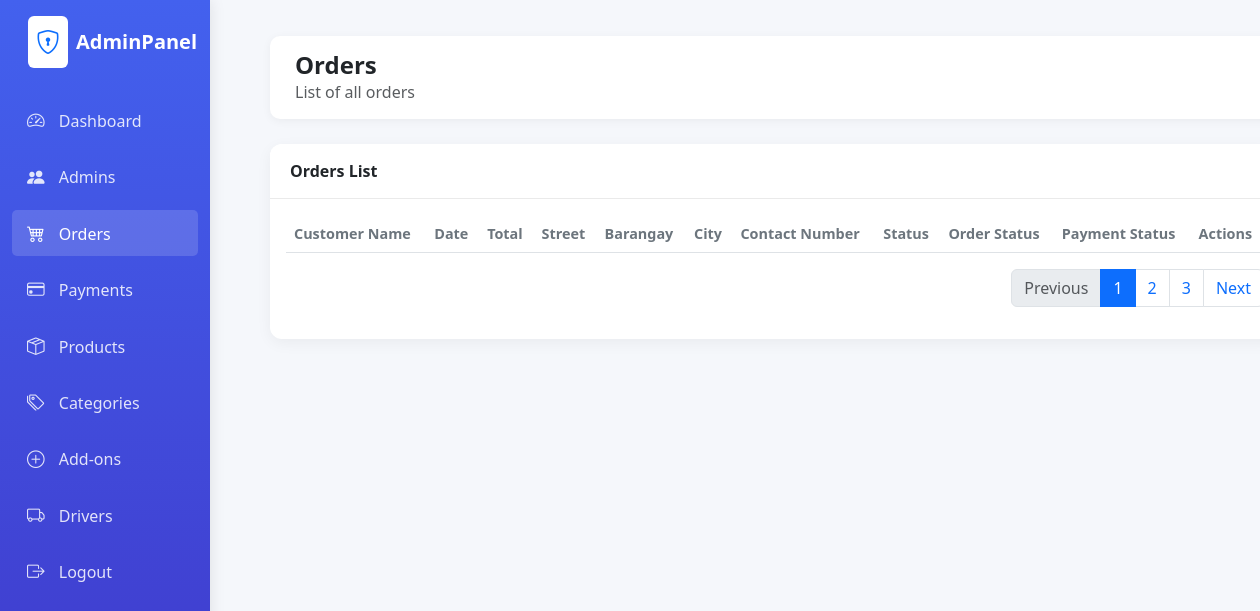
Before: /admin/orders.php (signed in) with the older database file.
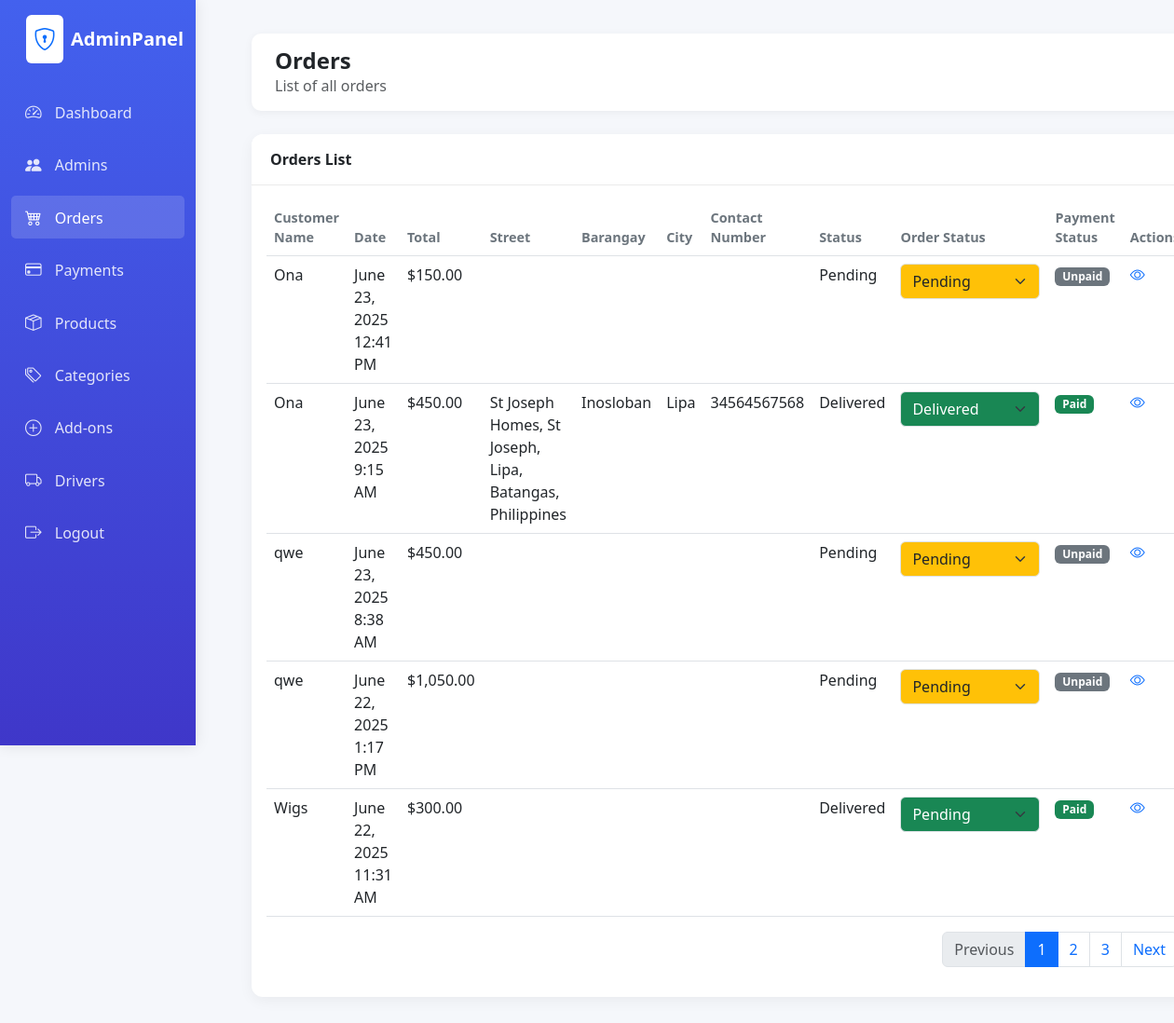
After: the same page with the newer database file.
### tables this page shows
CREATE TABLE `payment` (
  `Payment_ID` int(11) NOT NULL,
  `Payment_Date` datetime NOT NULL DEFAULT current_timestamp(),
  `Payment_Method` varchar(50) NOT NULL,
  `Payment_Amount` decimal(10,2) NOT NULL,
  `Order_ID` int(11) NOT NULL,
  `Admin_ID` int(11) NOT NULL,
  `payment_status` enum('Unpaid','Paid') NOT NULL DEFAULT 'Unpaid'
);

CREATE TABLE `orders` (
  `Order_ID` int(11) NOT NULL,
  `Order_Date` datetime NOT NULL DEFAULT current_timestamp(),
  `Order_Amount` decimal(10,2) NOT NULL,
  `Customer_ID` int(11) NOT NULL,
  `Street` varchar(255) DEFAULT NULL,
  `Barangay` varchar(100) DEFAULT NULL,
  `City` varchar(100) DEFAULT NULL,
  `Contact_Number` varchar(30) DEFAULT NULL,
  `order_status` enum('Pending','Processing','Delivered') NOT NULL DEFAULT 'Pending'
);

CREATE TABLE `customer` (
  `Customer_ID` int(11) NOT NULL,
  `Customer_Name` varchar(100) NOT NULL,
  `Customer_Email` varchar(100) NOT NULL,
  `Customer_Password` varchar(255) NOT NULL,
  `reset_token` varchar(255) DEFAULT NULL,
  `reset_expires` datetime DEFAULT NULL
);

### admin/classes/database.php (called while the page is built, shortened)
<?php
class database{
    function opencon() {
        return new PDO(
            'mysql:host=localhost;dbname=naitsa',
            'root',
            ''
        );
    }
    function fetchOrders() {
        $con = $this->opencon();
        $stmt = $con->prepare("
            SELECT o.*, p.payment_status, o.Driver_Status
            FROM orders o
            LEFT JOIN payment p ON o.Order_ID = p.Order_ID
            ORDER BY o.Order_Date DESC
        ");
        $stmt->execute();
        return $stmt->fetchAll(PDO::FETCH_ASSOC);
    }
function getCustomerNameById($customer_id) {
    $con = $this->opencon();
    $stmt = $con->prepare("SELECT Customer_Name FROM customer WHERE Customer_ID = ?");
    $stmt->execute([$customer_id]);
    $name = $stmt->fetchColumn();
    return $name ?: 'Unknown';
}
}

### admin/orders.php (the view, shortened to what the changed rows need)
<?php
require_once('classes/database.php');
$db = new database();
try {
    $orders = $db->fetchOrders();
} catch (PDOException $e) {
    $error = "Database Error: " . $e->getMessage();
}
function admin_display_status($row) {
    $isDelivery = !empty($row['Street']) || !empty($row['City']) || !empty($row['Contact_Number']);
    return $row['order_status'] ?? 'Pending';
}
?>
<!DOCTYPE html>
<html lang="en">
<head>
    <link href="https://cdn.jsdelivr.net/npm/bootstrap@5.3.0/dist/css/bootstrap.min.css" rel="stylesheet">
    <link rel="stylesheet" href="https://cdn.jsdelivr.net/npm/bootstrap-icons@1.10.0/font/bootstrap-icons.css">
    <link rel="stylesheet" href="assets/css/style.css">
</head>
<body class="dashboard-page">
    <div class="container-fluid">
        <div class="row">
            <div class="col-md-10 col-lg-10 main-content">
                <div class="card mt-3">
                    <div class="card-body">
                        <div class="table-responsive">
                            <table class="table table-hover">
                                <thead>
                                    <tr>
                                        <th>Customer Name</th>
                                        <th>Date</th>
                                        <th>Total</th>
                                        <th>Street</th>
                                        <th>Barangay</th>
                                        <th>City</th>
                                        <th>Contact Number</th>
                                        <th>Status</th>
                                        <th>Order Status</th>
                                        <th>Payment Status</th>
                                        <th>Actions</th>
                                    </tr>
                                </thead>
                                <tbody>
                                    <?php foreach ($orders as $order): ?>
                                    <tr>
                                        <td>
                                            <?= htmlspecialchars($db->getCustomerNameById($order['Customer_ID'])) ?>
                                        </td>
                                        <td><?= date('F j, Y g:i A', strtotime($order['Order_Date'])) ?></td>
                                        <td>$<?= number_format($order['Order_Amount'], 2) ?></td>
                                        <td><?= htmlspecialchars($order['Street']) ?></td>
                                        <td><?= htmlspecialchars($order['Barangay']) ?></td>
                                        <td><?= htmlspecialchars($order['City']) ?></td>
                                        <td><?= htmlspecialchars($order['Contact_Number']) ?></td>
                                        <td><?= htmlspecialchars(admin_display_status($order)) ?></td>
                                        <td>
                                            <form method="post" action="orders.php" style="display:inline;">
                                                <select
                                                    name="order_status"
                                                    class="form-select order-status-select
                                                        <?php
                                                            if ($order['order_status'] === 'Pending') echo ' bg-warning text-dark';
                                                            elseif ($order['order_status'] === 'Processing') echo ' bg-info text-dark';
                                                            elseif ($order['order_status'] === 'Delivered') echo ' bg-success text-white';
                                                            elseif ($order['order_status'] === 'Cancelled') echo ' bg-danger text-white';
                                                        ?>"
                                                    onchange="this.form.submit()"
                                                    style="min-width:150px;"
                                                >
                                                    <?php
                                                    $isDelivery = !empty($order['Street']) || !empty($order['City']) || !empty($order['Contact_Number']);
                                                    if ($isDelivery) {
                                                        $options = ['Pending', 'Processing', 'Ready to deliver', 'On the way', 'Delivered', 'Cancelled'];
                                                    } else {
                                                        $options = ['Pending', 'Processing', 'Ready to pick up', 'Received', 'Cancelled'];
                                                    }
                                                    foreach ($options as $opt) {
                                                        $selected = ($order['order_status'] === $opt) ? 'selected' : '';
                                                        echo "<option value=\"$opt\" $selected>$opt</option>";
                                                    }
                                                    ?>
                                                </select>
                                            </form>
                                        </td>
                                        <td>
                                            <span class="badge <?= ($order['payment_status'] ?? '') === 'Paid' ? 'bg-success' : 'bg-secondary' ?>">
                                                <?= htmlspecialchars($order['payment_status'] ?? 'Unpaid') ?>
                                            </span>
                                        </td>
                                        <td>
                                            <a href="#" data-bs-toggle="modal" data-bs-target="#orderItemsModal<?= $order['Order_ID'] ?>">
                                                <i class="bi bi-eye"></i>
                                            </a>
                                        </td>
                                    </tr>
                                    <?php endforeach; ?>
                                </tbody>
                            </table>
                        </div>
                    </div>
                </div>
            </div>
        </div>
    </div>
</body>
</html>

Changed rows visible on the page:
added payment: Order_ID.Customer_Name "Ona", Order_ID.Order_Date "June 23, 2025 12:41 PM", Order_ID.Order_Amount "150.00", Order_ID.order_status "Pending", order_status "Pending", payment_status "Unpaid"
added payment: Order_ID.Customer_Name "Ona", Order_ID.Order_Date "June 23, 2025 9:15 AM", Order_ID.Order_Amount "450.00", Order_ID.Street "St Joseph Homes, St Joseph, Lipa, Batangas, Philippines", Order_ID.Barangay "Inosloban", Order_ID.City "Lipa", Order_ID.Contact_Number "34564567568", Order_ID.order_status "Delivered", order_status "Delivered", payment_status "Paid"
added payment: Order_ID.Customer_Name "qwe", Order_ID.Order_Date "June 23, 2025 8:38 AM", Order_ID.Order_Amount "450.00", Order_ID.order_status "Pending", order_status "Pending", payment_status "Unpaid"
added payment: Order_ID.Customer_Name "qwe", Order_ID.Order_Date "June 22, 2025 1:17 PM", Order_ID.Order_Amount "1,050.00", Order_ID.order_status "Pending", order_status "Pending", payment_status "Unpaid"
added payment: Order_ID.Customer_Name "Wigs", Order_ID.Order_Date "June 22, 2025 11:31 AM", Order_ID.Order_Amount "300.00", Order_ID.order_status "Delivered", order_status "Pending", payment_status "Paid"
